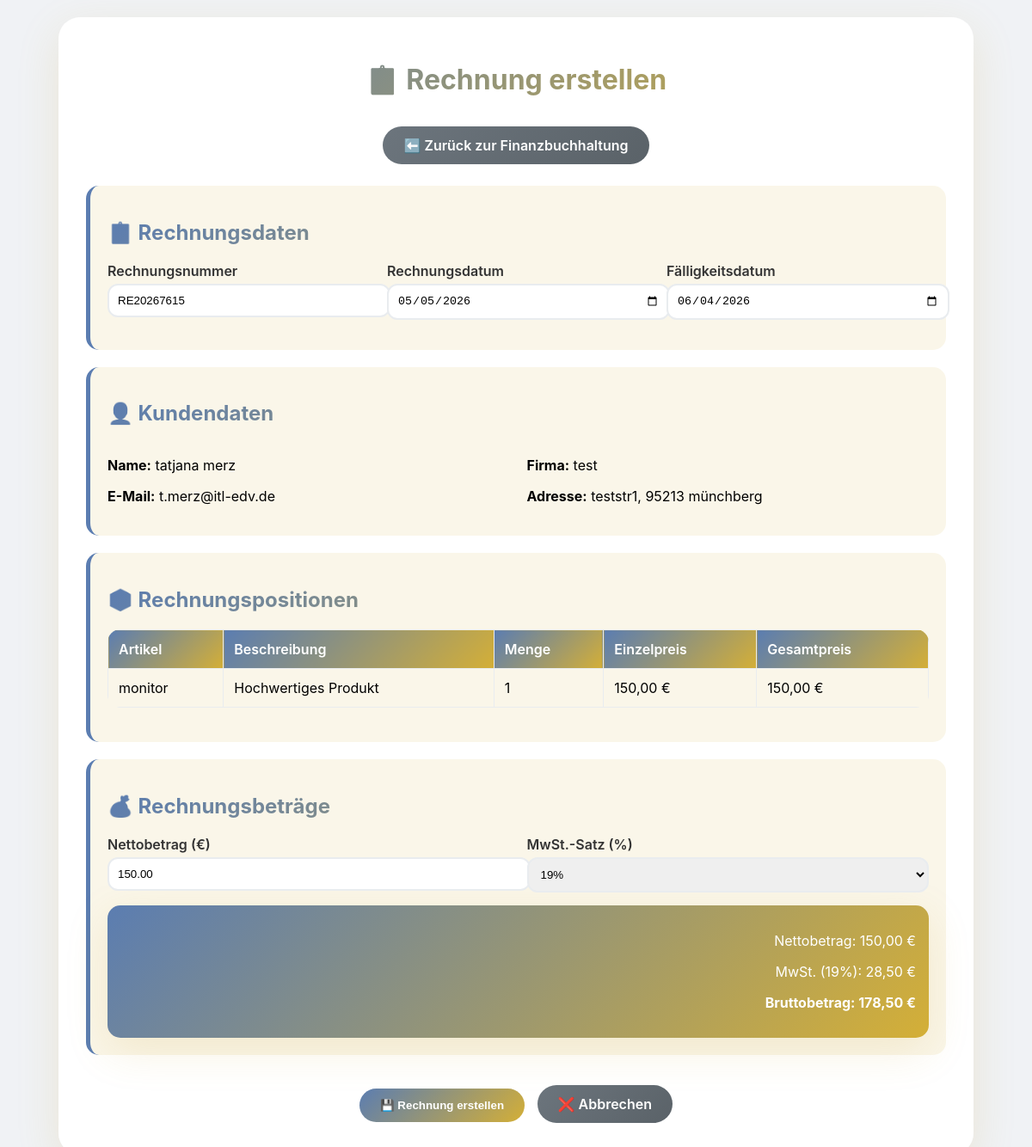
The app's page /rechnung_formular.php?bestellung_id=9 (signed in) with its own data.
### tables this page shows
CREATE TABLE bestellungen (
        idbestellung INTEGER PRIMARY KEY AUTOINCREMENT,
        kundennummer INTEGER,
        bestellungsnummer TEXT,
        bestellungsname TEXT,
        angebotsnummer TEXT,
        auftragsnummer TEXT,
        auslieferung TEXT,
        lieferschein TEXT,
        lieferzeit TEXT,
        status TEXT DEFAULT 'neu',
        gesamtpreis DECIMAL(10,2)
    , erstellt_am TEXT, konditionen TEXT);

CREATE TABLE kundensystem (
        id INTEGER PRIMARY KEY AUTOINCREMENT,
        kundennummer INTEGER,
        vorname TEXT,
        nachname TEXT,
        email TEXT,
        firma_id INTEGER, hinweise TEXT, konditionen TEXT,
        FOREIGN KEY (firma_id) REFERENCES firma(id)
    );

CREATE TABLE firma (
        id INTEGER PRIMARY KEY AUTOINCREMENT,
        firmenname TEXT NOT NULL,
        strasse TEXT,
        ort TEXT
    );

CREATE TABLE angebot_positionen (
        id INTEGER PRIMARY KEY AUTOINCREMENT,
        angebot_id INTEGER,
        artikel TEXT,
        beschreibung TEXT,
        menge INTEGER,
        einzelpreis DECIMAL(10,2),
        gesamtpreis DECIMAL(10,2),
        FOREIGN KEY (angebot_id) REFERENCES bestellungen(idbestellung)
    );

### rechnung_formular.php (the view, shortened to what this page needs)
<?php
require_once 'db_connection.php';
$bestellung_id = $_GET['bestellung_id'] ?? null;
$rechnung_id = $_GET['rechnung_id'] ?? null;
$bestellung = null;
$rechnung = null;
$positionen = [];
if ($bestellung_id) {
    $stmt = $PDO->prepare("
        SELECT b.*, k.vorname, k.nachname, k.email, f.firmenname, f.strasse, f.ort
        FROM bestellungen b
        LEFT JOIN kundensystem k ON b.kundennummer = k.kundennummer
        LEFT JOIN firma f ON k.firma_id = f.id
        WHERE b.idbestellung = ?
    ");
    $stmt->execute([$bestellung_id]);
    $bestellung = $stmt->fetch();
    if ($bestellung) {
        $stmt = $PDO->prepare("SELECT * FROM angebot_positionen WHERE angebot_id = ?");
        $stmt->execute([$bestellung_id]);
        $positionen = $stmt->fetchAll();
    }
}
$data = $rechnung ?: $bestellung;
$rechnungsnummer = $rechnung['rechnungsnummer'] ?? ('RE' . date('Y') . str_pad(rand(1000, 9999), 4, '0', STR_PAD_LEFT));
$rechnungsdatum = $rechnung['rechnungsdatum'] ?? date('Y-m-d');
$faelligkeitsdatum = $rechnung['faelligkeitsdatum'] ?? date('Y-m-d', strtotime('+30 days'));
$nettobetrag = $rechnung['nettobetrag'] ?? ($data['gesamtpreis'] ?? 0);
?>
<!DOCTYPE html>
<html>
<head>
</head>
<body>
    <div class="container">
        <div class="header">
            <h1>📋 Rechnung <?= $rechnung_id ? 'bearbeiten' : 'erstellen' ?></h1>
        </div>
        <div style="text-align: center; margin-bottom: 20px;">
            <a href="finanzbuchhaltung.php" class="btn btn-secondary">⬅️ Zurück zur Finanzbuchhaltung</a>
        </div>
        <form method="POST" id="rechnungsform">
            <div class="form-section">
                <h2>📋 Rechnungsdaten</h2>
                <div class="row">
                    <div class="col">
                        <div class="form-group">
                            <label>Rechnungsnummer</label>
                            <input type="text" name="rechnungsnummer" value="<?= htmlspecialchars($rechnungsnummer) ?>" required>
                        </div>
                    </div>
                    <div class="col">
                        <div class="form-group">
                            <label>Rechnungsdatum</label>
                            <input type="date" name="rechnungsdatum" value="<?= $rechnungsdatum ?>" required>
                        </div>
                    </div>
                    <div class="col">
                        <div class="form-group">
                            <label>Fälligkeitsdatum</label>
                            <input type="date" name="faelligkeitsdatum" value="<?= $faelligkeitsdatum ?>" required>
                        </div>
                    </div>
                </div>
            </div>
            <?php if ($data): ?>
            <div class="form-section">
                <h2>👤 Kundendaten</h2>
                <div class="row">
                    <div class="col">
                        <p><strong>Name:</strong> <?= htmlspecialchars($data['vorname'] . ' ' . $data['nachname']) ?></p>
                        <p><strong>E-Mail:</strong> <?= htmlspecialchars($data['email']) ?></p>
                    </div>
                    <div class="col">
                        <p><strong>Firma:</strong> <?= htmlspecialchars($data['firmenname'] ?? 'Privatkunde') ?></p>
                        <p><strong>Adresse:</strong> <?= htmlspecialchars(($data['strasse'] ?? '') . ', ' . ($data['ort'] ?? '')) ?></p>
                    </div>
                </div>
            </div>
            <?php endif; ?>
            <?php if (!empty($positionen)): ?>
            <div class="form-section">
                <h2>📦 Rechnungspositionen</h2>
                <table class="table">
                    <thead>
                        <tr>
                            <th>Artikel</th>
                            <th>Beschreibung</th>
                            <th>Menge</th>
                            <th>Einzelpreis</th>
                            <th>Gesamtpreis</th>
                        </tr>
                    </thead>
                    <tbody>
                        <?php foreach ($positionen as $position): ?>
                        <tr>
                            <td><?= htmlspecialchars($position['artikel']) ?></td>
                            <td><?= htmlspecialchars($position['beschreibung']) ?></td>
                            <td><?= $position['menge'] ?></td>
                            <td><?= number_format($position['einzelpreis'], 2, ',', '.') ?> €</td>
                            <td><?= number_format($position['gesamtpreis'], 2, ',', '.') ?> €</td>
                        </tr>
                        <?php endforeach; ?>
                    </tbody>
                </table>
            </div>
            <?php endif; ?>
            <div class="form-section">
                <h2>💰 Rechnungsbeträge</h2>
                <div class="row">
                    <div class="col">
                        <div class="form-group">
                            <label>Nettobetrag (€)</label>
                            <input type="number" name="nettobetrag" id="nettobetrag" value="<?= number_format($nettobetrag, 2, '.', '') ?>" step="0.01" required onchange="calculateTotal()">
                        </div>
                    </div>
                    <div class="col">
                        <div class="form-group">
                            <label>MwSt.-Satz (%)</label>
                            <select name="mwst_satz" id="mwst_satz" onchange="calculateTotal()">
                                <option value="19" selected>19%</option>
                            </select>
                        </div>
                    </div>
                </div>
                <div class="total-box">
                    <div id="calculation">
                        <p>Nettobetrag: <span id="netto_display"><?= number_format($nettobetrag, 2, ',', '.') ?></span> €</p>
                        <p>MwSt. (19%): <span id="mwst_display"><?= number_format($nettobetrag * 0.19, 2, ',', '.') ?></span> €</p>
                        <p><strong>Bruttobetrag: <span id="brutto_display"><?= number_format($nettobetrag * 1.19, 2, ',', '.') ?></span> €</strong></p>
                    </div>
                </div>
            </div>
            <div style="text-align: center; margin-top: 30px;">
                <button type="submit" class="btn">💾 <?= $rechnung_id ? 'Rechnung aktualisieren' : 'Rechnung erstellen' ?></button>
                <a href="finanzbuchhaltung.php" class="btn btn-secondary">❌ Abbrechen</a>
            </div>
        </form>
    </div>
</body>
</html>

### rechnung_formular.php (style rules this page uses)
:root { --primary: linear-gradient(135deg, #5B7DB1 0%, #D4AF37 100%); --shadow: 0 15px 50px rgba(201,162,39,0.15); }
body { font-family: 'Inter', Arial, sans-serif; margin: 0; padding: 20px; background: #F0F2F5; min-height: 100vh; }
.container { max-width: 1000px; margin: 0 auto; background: rgba(255,255,255,0.98); padding: 30px; border-radius: 25px; box-shadow: var(--shadow); border: 2px solid rgba(255,255,255,0.3); }
.header { text-align: center; margin-bottom: 30px; }
h1, h2 { background: var(--primary); -webkit-background-clip: text; -webkit-text-fill-color: transparent; background-clip: text; font-weight: 700; }
.form-section { background: rgba(201,162,39,0.1); padding: 20px; border-radius: 15px; margin: 20px 0; border-left: 5px solid #5B7DB1; }
.form-group { margin-bottom: 15px; }
.form-group label { display: block; margin-bottom: 5px; font-weight: 600; color: #333; }
.form-group input, .form-group select, .form-group textarea { width: 100%; padding: 10px; border: 2px solid #e9ecef; border-radius: 12px; transition: all 0.3s ease; }
.btn { background: var(--primary); color: white; padding: 12px 24px; border: none; border-radius: 50px; cursor: pointer; margin: 5px; text-decoration: none; display: inline-block; font-weight: 600; transition: all 0.3s ease; }
.btn-secondary { background: linear-gradient(135deg, #6c757d 0%, #5a6268 100%); }
.table { width: 100%; border-collapse: collapse; margin: 20px 0; border-radius: 15px; overflow: hidden; }
.table th, .table td { border: 1px solid #e9ecef; padding: 12px; text-align: left; }
.table th { background: var(--primary); color: white; font-weight: 600; }
.row { display: flex; gap: 20px; }
.col { flex: 1; }
.total-box { background: var(--primary); color: white; padding: 15px; border-radius: 15px; text-align: right; box-shadow: var(--shadow); }

### records on screen
bestellungen: kundensystem.vorname+nachname "tatjana merz", kundensystem.email "t.merz@itl-edv.de", firma.firmenname "test", firma.strasse+ort "teststr1, 95213 münchberg", nettobetrag "150.00", gesamtpreis "150,00", $nettobetrag*0.19 "28,50", $nettobetrag*1.19 "178,50"
angebot_positionen: artikel "monitor", beschreibung "Hochwertiges Produkt", menge "1", einzelpreis "150,00", gesamtpreis "150,00"
